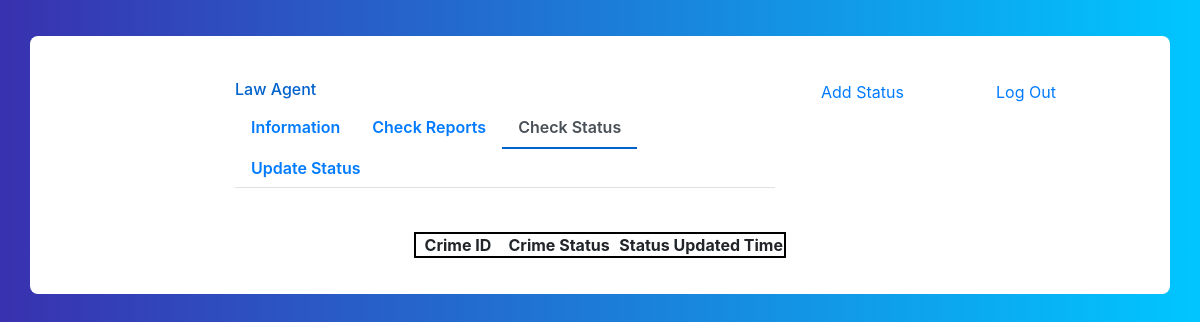
The page /database/checkstatus/ on the database as committed earlier.
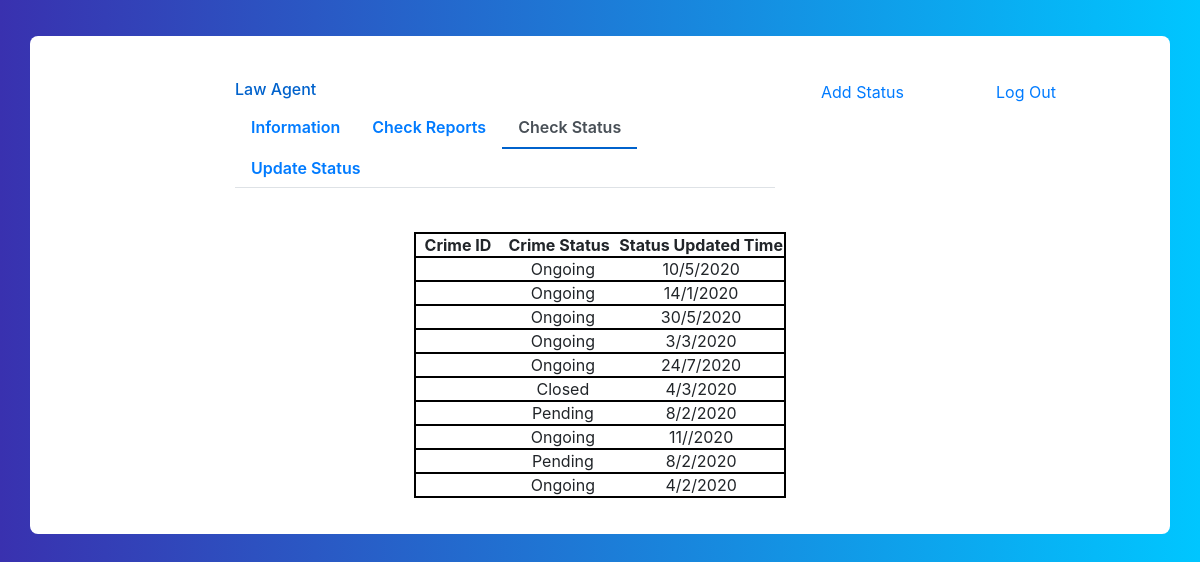
The same page on the database as committed later.
### status/models.py (models this page shows)
class Status(models.Model):
    user = models.OneToOneField(Crimereports, on_delete=models.CASCADE, db_column="User ID")
    complaint_status = models.CharField(max_length=10, db_column= 'Complaint Status')
    date = models.CharField(max_length=10, db_column= 'Date')

### lawagency/views.py (the view)
# urls.py: path('checkstatus/', lv.checkStatus, name="checkLawstatus"),
def checkStatus(request):
    st = Status.objects.all()
    return render(request, 'lawagency/checkstatus.html', {'st':st})

### templates/lawagency/checkstatus.html (shortened to what this page needs)
<!DOCTYPE html>
<html lang="en">
<head>
<link href="//maxcdn.bootstrapcdn.com/bootstrap/4.1.1/css/bootstrap.min.css" rel="stylesheet" id="bootstrap-css">
</head>
<body>
<div class="container emp-profile">
            <form method="post">
                <div class="row">
                    <div class="col-md-2">
                    </div>
                    <div class="col-md-6">
                        <div class="profile-head">
                                    <h6>
                                        Law Agent
                                    </h6>
                            <ul class="nav nav-tabs" id="myTab" role="tablist">
                                <li class="nav-item">
                                    <a class="nav-link" id="home-tab" data-toggle="tab" href="{% url 'lawprofile' %}" role="tab" aria-controls="home" aria-selected="false">Information</a>
                                </li>
                                <li class="nav-item">
                                    <a class="nav-link " id="profile-tab" data-toggle="tab" href="{% url 'lawreport'  %}" role="tab" aria-controls="profile" aria-selected="false">Check Reports</a>
                                </li>
                                 <li class="nav-item">
                                    <a class="nav-link active" id="profile-tab" data-toggle="tab" href="{% url 'checkLawstatus' %}" role="tab" aria-controls="profile" aria-selected="true">Check Status</a>
                                </li>
                                <li class="nav-item">
                                    <a class="nav-link" id="profile-tab" data-toggle="tab" href="{% url 'updatestatus' %}" role="tab" aria-controls="profile" aria-selected="false">Update Status</a>
                                </li>
                            </ul>
                        </div>
                    </div>
                    <div class="col-md-2">
                        <a class="nav-link" id="profile-tab" data-toggle="tab" href="{% url 'upstatus' %}" role="tab" aria-controls="profile" aria-selected="false">Add Status</a>
                    </div>
                    <div align="center">
                                <a class="nav-link" id="profile-tab" data-toggle="tab" href="{% url 'userlogout' %}" role="tab" aria-controls="profile" aria-selected="false">Log Out</a>
                                </div>
                </div>
                <div class="row">
                    <div class="col-md-2">
                    </div>
                    <div class="col-md-6">
                    </div>
                </div>
            </form>
                            <div align="center">
                                <table>
                                    <thead>
                                        <tr align="center" style="border: 2px solid black;">
                                            <th>&nbsp;&nbsp;Crime ID&nbsp;&nbsp;&nbsp;&nbsp;</th>
                                            <th>Crime Status&nbsp;&nbsp;</th>
                                            <th>Status Updated Time</th>
                                        </tr>
                                    </thead>
                                    <tbody>
                                                            {% for k in st  %}
                                                         <tr align="center" style="border: 2px solid black">
                                                            <td>{{ k.user.id }}</td>
                                                            <td>{{ k.complaint_status }}</td>
                                                            <td>{{ k.date }}</td>
                                                         </tr>
                                                            {% endfor %}
                                    </tbody>
                                </table>
                            </div>
        </div>
</body>
</html>

### templates/lawagency/checkstatus.html (style rules this page uses)
body { background: -webkit-linear-gradient(left, #3931af, #00c6ff); }
.emp-profile { padding: 3%; margin-top: 3%; margin-bottom: 3%; border-radius: 0.5rem; background: #fff; }
.profile-head h6 { color: #0062cc; }
.profile-head .nav-tabs { margin-bottom:5%; }
.profile-head .nav-tabs .nav-link { font-weight:600; border: none; }
.profile-head .nav-tabs .nav-link.active { border: none; border-bottom:2px solid #0062cc; }

Rows that differ between the two databases and show on the page:
added Status: complaint_status "Ongoing", date "10/5/2020"
added Status: complaint_status "Ongoing", date "14/1/2020"
added Status: complaint_status "Ongoing", date "30/5/2020"
added Status: complaint_status "Ongoing", date "3/3/2020"
added Status: complaint_status "Ongoing", date "24/7/2020"
added Status: complaint_status "Closed", date "4/3/2020"
added Status: complaint_status "Pending", date "8/2/2020"
added Status: complaint_status "Ongoing", date "11//2020"
added Status: complaint_status "Pending", date "8/2/2020"
added Status: complaint_status "Ongoing", date "4/2/2020"
